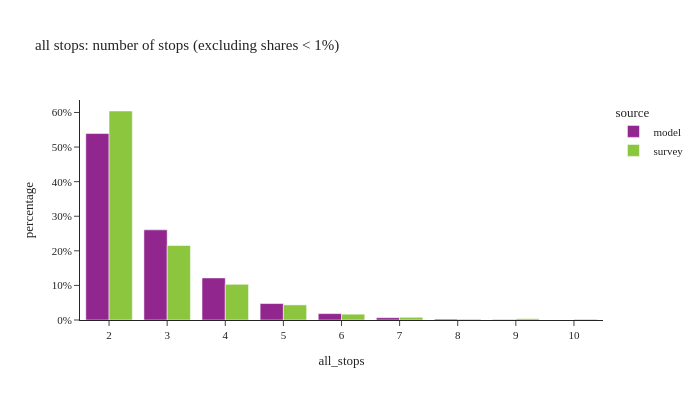

The cell this chart's notebook holds for it:
### Code cell
df_plot = (
    df_tour.group_by(['all_stops', 'source'])
    .agg(pl.col('toexpfac').sum())
    .with_columns(
        (pl.col('toexpfac') / pl.col('toexpfac').sum().over(['source'])).alias('percentage')
    )
    .filter(pl.col('percentage') > 0.001)
)

df_plot_pd = df_plot.sort(['source']).to_pandas()

fig = px.bar(df_plot_pd, x="all_stops", y="percentage", color="source",
             barmode="group",title="all stops: number of stops (excluding shares < 1%)",
             hover_data=['toexpfac'])
fig.update_layout(height=400, width=700, font=dict(size=11),
                  xaxis = dict(dtick = 1, categoryorder='category ascending'),
                  yaxis=dict(tickformat=".0%"))
fig.show()

### Figure 1 — Plotly figure (JSON) as saved in the notebook; plotly's stock layout.template omitted (floating-point values rounded to 4 significant figures)
{"data": [{"alignmentgroup": "True", "customdata": [[7048.0], [707800.0], [3137000.0], [14880.0], [276600.0], [1517000.0], [107300.0], [39040.0]], "hovertemplate": "source=model<br>all_stops=%{x}<br>percentage=%{y}<br>toexpfac=%{customdata[0]}<extra></extra>", "legendgroup": "model", "marker": {"color": "#91268F", "pattern": {"shape": ""}}, "name": "model", "offsetgroup": "model", "orientation": "v", "showlegend": true, "textposition": "auto", "type": "bar", "x": [9, 4, 2, 8, 5, 3, 6, 7], "xaxis": "x", "y": [0.001211, 0.1216, 0.5391, 0.002558, 0.04754, 0.2606, 0.01845, 0.00671], "yaxis": "y"}, {"alignmentgroup": "True", "customdata": [[9326.0], [32970.0], [16010.0], [434300.0], [10010.0], [70750.0], [2544000.0], [907100.0], [183900.0]], "hovertemplate": "source=survey<br>all_stops=%{x}<br>percentage=%{y}<br>toexpfac=%{customdata[0]}<extra></extra>", "legendgroup": "survey", "marker": {"color": "#8CC63E", "pattern": {"shape": ""}}, "name": "survey", "offsetgroup": "survey", "orientation": "v", "showlegend": true, "textposition": "auto", "type": "bar", "x": [10, 7, 9, 4, 8, 6, 2, 3, 5], "xaxis": "x", "y": [0.002215, 0.007831, 0.003803, 0.1032, 0.002377, 0.01681, 0.6043, 0.2155, 0.04367], "yaxis": "y"}], "layout": {"barmode": "group", "font": {"size": 11}, "height": 400, "legend": {"title": {"text": "source"}, "tracegroupgap": 0}, "title": {"text": "all stops: number of stops (excluding shares < 1%)"}, "width": 700, "xaxis": {"anchor": "y", "categoryorder": "category ascending", "domain": [0.0, 1.0], "dtick": 1, "title": {"text": "all_stops"}}, "yaxis": {"anchor": "x", "domain": [0.0, 1.0], "tickformat": ".0%", "title": {"text": "percentage"}}}}
